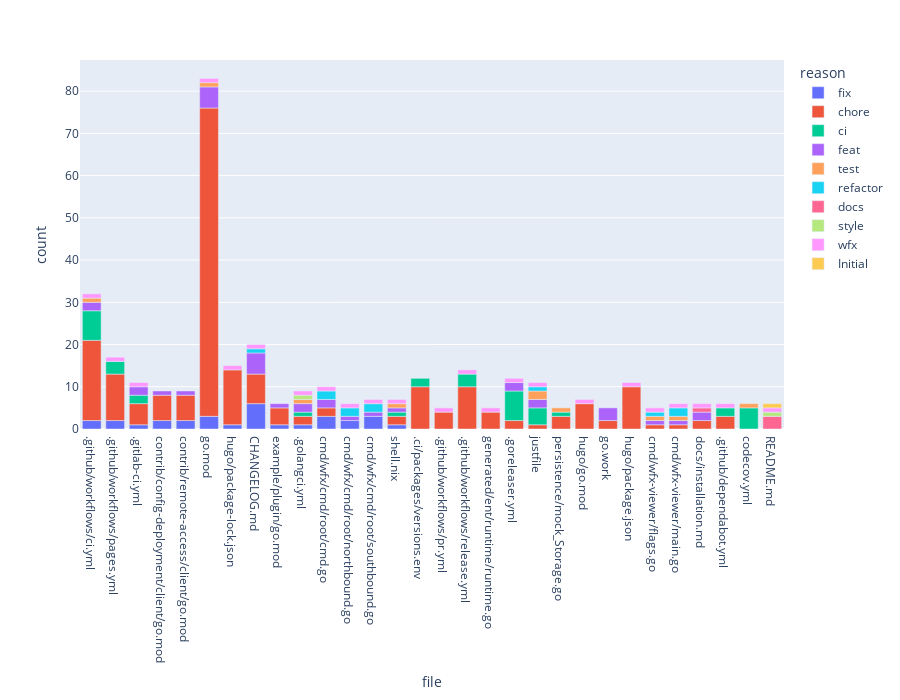

The code cell stored with this chart in its notebook:
### Code cell
figure = px.bar(df, x="file", y="count", color="reason", height=700)
figure.show()

### Figure 1 — Plotly figure (JSON) as saved in the notebook; plotly's stock layout.template omitted (floating-point values rounded to 4 significant figures)
{"data": [{"alignmentgroup": "True", "hovertemplate": "reason=fix<br>file=%{x}<br>count=%{y}<extra></extra>", "legendgroup": "fix", "marker": {"color": "#636efa", "pattern": {"shape": ""}}, "name": "fix", "offsetgroup": "fix", "orientation": "v", "showlegend": true, "textposition": "auto", "x": [".github/workflows/ci.yml", ".github/workflows/pages.yml", ".gitlab-ci.yml", "contrib/config-deployment/client/go.mod", "contrib/remote-access/client/go.mod", "go.mod", "hugo/package-lock.json", "CHANGELOG.md", "example/plugin/go.mod", ".golangci.yml", "cmd/wfx/cmd/root/cmd.go", "cmd/wfx/cmd/root/northbound.go", "cmd/wfx/cmd/root/southbound.go", "shell.nix"], "xaxis": "x", "y": [2, 2, 1, 2, 2, 3, 1, 6, 1, 1, 3, 2, 3, 1], "yaxis": "y", "type": "bar"}, {"alignmentgroup": "True", "hovertemplate": "reason=chore<br>file=%{x}<br>count=%{y}<extra></extra>", "legendgroup": "chore", "marker": {"color": "#EF553B", "pattern": {"shape": ""}}, "name": "chore", "offsetgroup": "chore", "orientation": "v", "showlegend": true, "textposition": "auto", "x": [".ci/packages/versions.env", ".github/workflows/ci.yml", ".github/workflows/pages.yml", ".github/workflows/pr.yml", ".github/workflows/release.yml", ".gitlab-ci.yml", "generated/ent/runtime/runtime.go", "go.mod", "hugo/package-lock.json", "shell.nix", "CHANGELOG.md", ".goreleaser.yml", "contrib/config-deployment/client/go.mod", "contrib/remote-access/client/go.mod", "example/plugin/go.mod", "justfile", "persistence/mock_Storage.go", "hugo/go.mod", "go.work", "hugo/package.json", "cmd/wfx-viewer/flags.go", "cmd/wfx-viewer/main.go", "cmd/wfx/cmd/root/cmd.go", ".golangci.yml", "docs/installation.md", ".github/dependabot.yml"], "xaxis": "x", "y": [10, 19, 11, 4, 10, 5, 4, 73, 13, 2, 7, 2, 6, 6, 4, 1, 3, 6, 2, 10, 1, 1, 2, 2, 2, 3], "yaxis": "y", "type": "bar"}, {"alignmentgroup": "True", "hovertemplate": "reason=ci<br>file=%{x}<br>count=%{y}<extra></extra>", "legendgroup": "ci", "marker": {"color": "#00cc96", "pattern": {"shape": ""}}, "name": "ci", "offsetgroup": "ci", "orientation": "v", "showlegend": true, "textposition": "auto", "x": [".github/workflows/release.yml", ".github/dependabot.yml", ".ci/packages/versions.env", ".github/workflows/ci.yml", ".github/workflows/pages.yml", ".gitlab-ci.yml", "justfile", "persistence/mock_Storage.go", ".goreleaser.yml", "codecov.yml", "shell.nix", ".golangci.yml"], "xaxis": "x", "y": [3, 2, 2, 7, 3, 2, 4, 1, 7, 5, 1, 1], "yaxis": "y", "type": "bar"}, {"alignmentgroup": "True", "hovertemplate": "reason=feat<br>file=%{x}<br>count=%{y}<extra></extra>", "legendgroup": "feat", "marker": {"color": "#ab63fa", "pattern": {"shape": ""}}, "name": "feat", "offsetgroup": "feat", "orientation": "v", "showlegend": true, "textposition": "auto", "x": [".goreleaser.yml", "CHANGELOG.md", "cmd/wfx-viewer/flags.go", "cmd/wfx-viewer/main.go", "docs/installation.md", "go.mod", ".github/workflows/ci.yml", ".gitlab-ci.yml", ".golangci.yml", "cmd/wfx/cmd/root/cmd.go", "cmd/wfx/cmd/root/northbound.go", "cmd/wfx/cmd/root/southbound.go", "example/plugin/go.mod", "go.work", "justfile", "shell.nix", "contrib/config-deployment/client/go.mod", "contrib/remote-access/client/go.mod"], "xaxis": "x", "y": [2, 5, 1, 1, 2, 5, 2, 2, 2, 2, 1, 1, 1, 3, 2, 1, 1, 1], "yaxis": "y", "type": "bar"}, {"alignmentgroup": "True", "hovertemplate": "reason=test<br>file=%{x}<br>count=%{y}<extra></extra>", "legendgroup": "test", "marker": {"color": "#FFA15A", "pattern": {"shape": ""}}, "name": "test", "offsetgroup": "test", "orientation": "v", "showlegend": true, "textposition": "auto", "x": ["cmd/wfx-viewer/flags.go", "cmd/wfx-viewer/main.go", ".golangci.yml", ".github/workflows/ci.yml", "codecov.yml", "go.mod", "justfile", "persistence/mock_Storage.go", "shell.nix"], "xaxis": "x", "y": [1, 1, 1, 1, 1, 1, 2, 1, 1], "yaxis": "y", "type": "bar"}, {"alignmentgroup": "True", "hovertemplate": "reason=refactor<br>file=%{x}<br>count=%{y}<extra></extra>", "legendgroup": "refactor", "marker": {"color": "#19d3f3", "pattern": {"shape": ""}}, "name": "refactor", "offsetgroup": "refactor", "orientation": "v", "showlegend": true, "textposition": "auto", "x": ["cmd/wfx-viewer/main.go", "cmd/wfx-viewer/flags.go", "CHANGELOG.md", "justfile", "cmd/wfx/cmd/root/cmd.go", "cmd/wfx/cmd/root/northbound.go", "cmd/wfx/cmd/root/southbound.go"], "xaxis": "x", "y": [2, 1, 1, 1, 2, 2, 2], "yaxis": "y", "type": "bar"}, {"alignmentgroup": "True", "hovertemplate": "reason=docs<br>file=%{x}<br>count=%{y}<extra></extra>", "legendgroup": "docs", "marker": {"color": "#FF6692", "pattern": {"shape": ""}}, "name": "docs", "offsetgroup": "docs", "orientation": "v", "showlegend": true, "textposition": "auto", "x": ["README.md", "docs/installation.md"], "xaxis": "x", "y": [3, 1], "yaxis": "y", "type": "bar"}, {"alignmentgroup": "True", "hovertemplate": "reason=style<br>file=%{x}<br>count=%{y}<extra></extra>", "legendgroup": "style", "marker": {"color": "#B6E880", "pattern": {"shape": ""}}, "name": "style", "offsetgroup": "style", "orientation": "v", "showlegend": true, "textposition": "auto", "x": [".golangci.yml", "README.md"], "xaxis": "x", "y": [1, 1], "yaxis": "y", "type": "bar"}, {"alignmentgroup": "True", "hovertemplate": "reason=wfx<br>file=%{x}<br>count=%{y}<extra></extra>", "legendgroup": "wfx", "marker": {"color": "#FF97FF", "pattern": {"shape": ""}}, "name": "wfx", "offsetgroup": "wfx", "orientation": "v", "showlegend": true, "textposition": "auto", "x": [".github/dependabot.yml", ".github/workflows/ci.yml", ".github/workflows/pages.yml", ".github/workflows/pr.yml", ".github/workflows/release.yml", ".gitlab-ci.yml", ".golangci.yml", ".goreleaser.yml", "CHANGELOG.md", "README.md", "cmd/wfx-viewer/flags.go", "cmd/wfx-viewer/main.go", "cmd/wfx/cmd/root/cmd.go", "cmd/wfx/cmd/root/northbound.go", "cmd/wfx/cmd/root/southbound.go", "docs/installation.md", "generated/ent/runtime/runtime.go", "go.mod", "hugo/go.mod", "hugo/package-lock.json", "hugo/package.json", "justfile", "shell.nix"], "xaxis": "x", "y": [1, 1, 1, 1, 1, 1, 1, 1, 1, 1, 1, 1, 1, 1, 1, 1, 1, 1, 1, 1, 1, 1, 1], "yaxis": "y", "type": "bar"}, {"alignmentgroup": "True", "hovertemplate": "reason=Initial<br>file=%{x}<br>count=%{y}<extra></extra>", "legendgroup": "Initial", "marker": {"color": "#FECB52", "pattern": {"shape": ""}}, "name": "Initial", "offsetgroup": "Initial", "orientation": "v", "showlegend": true, "textposition": "auto", "x": ["README.md"], "xaxis": "x", "y": [1], "yaxis": "y", "type": "bar"}], "layout": {"xaxis": {"anchor": "y", "domain": [0.0, 1.0], "title": {"text": "file"}}, "yaxis": {"anchor": "x", "domain": [0.0, 1.0], "title": {"text": "count"}}, "legend": {"title": {"text": "reason"}, "tracegroupgap": 0}, "margin": {"t": 60}, "barmode": "relative", "height": 700}}
